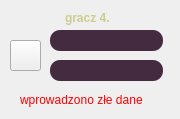
         <widget class="QWidget" name="player4of4_login_stacked">
          <widget class="QLabel" name="label_12">
           <property name="geometry">
            <rect>
             <x>65</x>
             <y>10</y>
             <width>58</width>
             <height>16</height>
            </rect>
           </property>
           <property name="font">
            <font>
             <italic>false</italic>
             <bold>true</bold>
            </font>
           </property>
           <property name="styleSheet">
            <string notr="true">QLabel{
	
	color: rgb(204, 204, 143);
}</string>
           </property>
           <property name="text">
            <string>gracz 4.</string>
           </property>
          </widget>
          <widget class="QLabel" name="player_icon_label_18">
           <property name="geometry">
            <rect>
             <x>10</x>
             <y>5</y>
             <width>41</width>
             <height>31</height>
            </rect>
           </property>
           <property name="styleSheet">
            <string notr="true">QLabel {
	
	image: url(:/newPrefix/images/gamer.png);
}</string>
           </property>
           <property name="text">
            <string/>
           </property>
          </widget>
          <widget class="QLineEdit" name="p4of4_pass">
           <property name="geometry">
            <rect>
             <x>50</x>
             <y>60</y>
             <width>113</width>
             <height>21</height>
            </rect>
           </property>
           <property name="styleSheet">
            <string notr="true">QLineEdit {
	border-radius: 10px;
	color: white;
	background-color: rgb(69, 43, 63);
lineedit-password-character: 9679;
}</string>
           </property>
          </widget>
          <widget class="QLineEdit" name="p4of4_login">
           <property name="geometry">
            <rect>
             <x>50</x>
             <y>30</y>
             <width>113</width>
             <height>21</height>
            </rect>
           </property>
           <property name="styleSheet">
            <string notr="true">QLineEdit {
	border-radius: 10px;
	color: white;
	background-color: rgb(69, 43, 63);
}</string>
           </property>
          </widget>
          <widget class="QLabel" name="wrong_cred_label_4of4">
           <property name="geometry">
            <rect>
             <x>20</x>
             <y>90</y>
             <width>151</width>
             <height>20</height>
            </rect>
           </property>
           <property name="styleSheet">
            <string notr="true">QLabel {
	color:red;
}</string>
           </property>
           <property name="text">
            <string>wprowadzono złe dane</string>
           </property>
          </widget>
          <widget class="QPushButton" name="p4of4_login_button">
           <property name="geometry">
            <rect>
             <x>10</x>
             <y>40</y>
             <width>31</width>
             <height>31</height>
            </rect>
           </property>
           <property name="styleSheet">
            <string notr="true">QPushButton{
	
	image: url(:/newPrefix/images/edit.png);
}</string>
           </property>
           <property name="text">
            <string/>
           </property>
          </widget>
         </widget>
